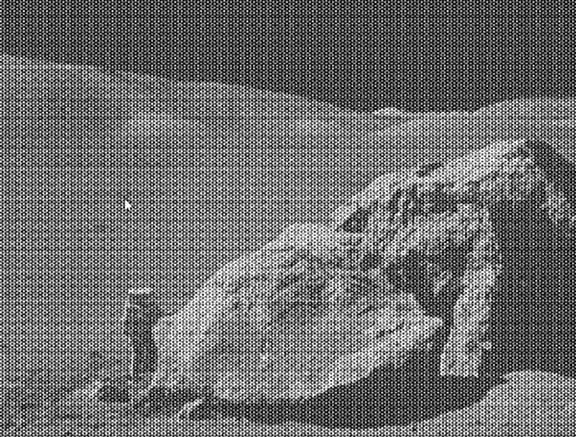
#> input picture 3-scipy/images/模糊图_fft傅里叶.jpg, 576 x 437 px
$ jupyter execute --allow-errors scipyLastCheckpoint.ipynb   (shell and % lines are left out)
#> lines starting #> are read from the running program, lines starting #| are printed output that depends on the picture
[cell 1]
import numpy as np
import scipy as sp

[cell 2]
sp.__version__ #查看属性 版本号

[cell 3]
np.__version__

[cell 4]
from scipy.fftpack import fft2,ifft2 #2是2维数据 inversef反转

[cell 5]
import matplotlib.pyplot as plt
#可以直接在console中显示图像

#> (a cell that did not finish here is left out)

#> (a cell that did not finish here is left out)

[cell 8]
moon = plt.imread('./images/模糊图_fft傅里叶.jpg')
#> moon is the input picture: shape (437, 576, 3); min 0, max 255, mean 109.4
plt.figure(figsize=(12,9))
plt.imshow(moon,cmap=plt.cm.gray) #显示图片  设置尺寸

[cell 9]
moon_fft = fft2(moon) #转换成频域,看波动情况
moon_fft #有正,父,虚数-0.j

[cell 10]
#所有数据波动的平值
np.abs(moon_fft).mean() #abs去掉虚数,负变正
#> Out = 715.1

[cell 11]
#大于10b倍的属于波动情况比较大,我们需要过滤掉
#就是 7000
cond = np.abs(moon_fft) >7000
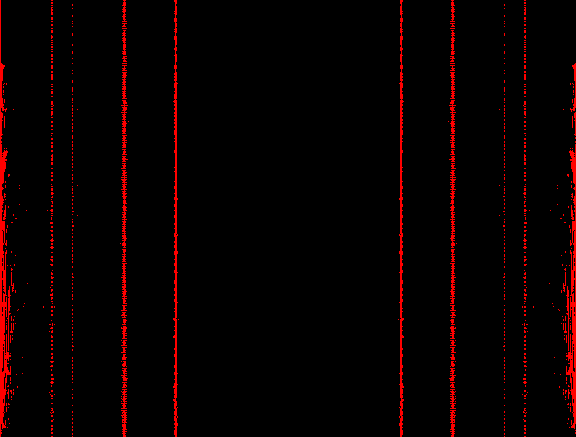
#> cond: shape (437, 576, 3) bool; mean of channels 0, 1, 2 0.0382, 0, 0; drawn as R, G, B
cond

[cell 12]
#过滤,重新赋值为常量0
moon_fft[cond] = 0
moon_fft

[cell 13]
#将频域,转换为时域
moon_result = ifft2(moon_fft)
moon_result

[cell 14]
#去虚数
moon2 = np.real(moon_result)
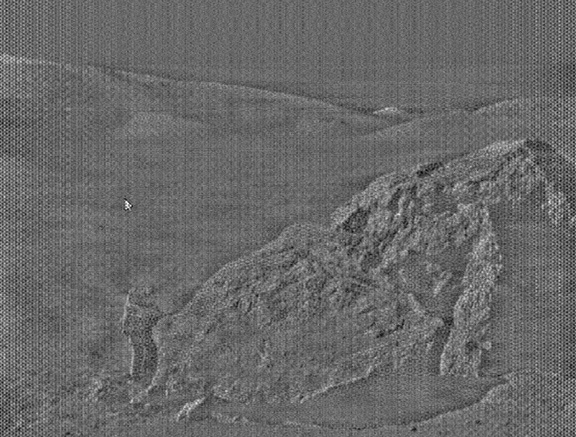
#> moon2: shape (437, 576, 3) float64; min -137.5, max 196.1, mean 0; drawn with min black and max white
moon2

[cell 15]
moon2.shape
#> Out = (437, 576, 3)

[cell 16]
plt.figure(figsize=(12,9))
plt.imshow(moon2+10,cmap=plt.cm.gray)
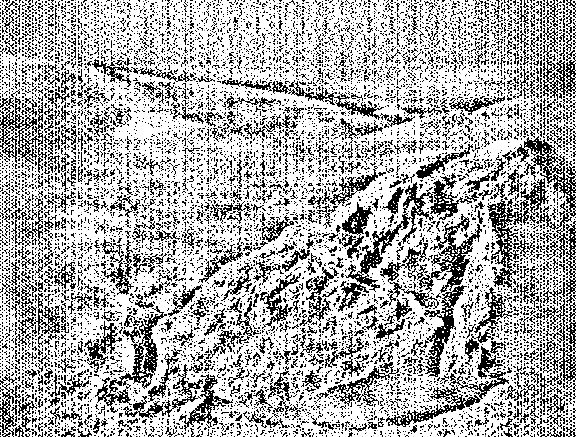
#> shown: shape (437, 576, 3) float64; min 0, max 1, mean 0.684

[cell 17]
moon3= np.abs(moon2)
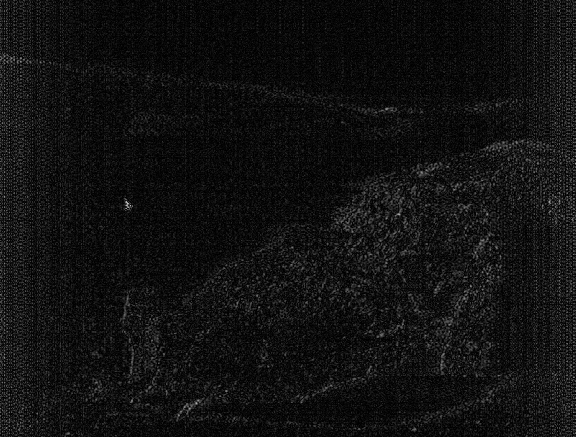
#> moon3: shape (437, 576, 3) float64; min 1.46e-05, max 196.1, mean 17.7
plt.imshow(moon3-20,cmap=plt.cm.gray)
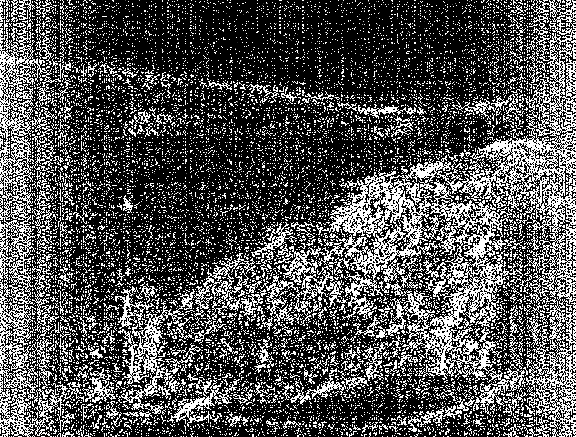
#> shown: shape (437, 576, 3) float64; min 0, max 1, mean 0.318

[cell 18]
#积分操作
#cricle
# X**2 + Y**2 = 1
# Y=(1-x**2)**0.5
c = lambda x:(1-x**2)**0.5
x = np.linspace(-1,1,100) #等差数列
y = c(x)
plt.figure(figsize=(5,5))
plt.plot(x,y) #上
plt.plot(x,-y) #下
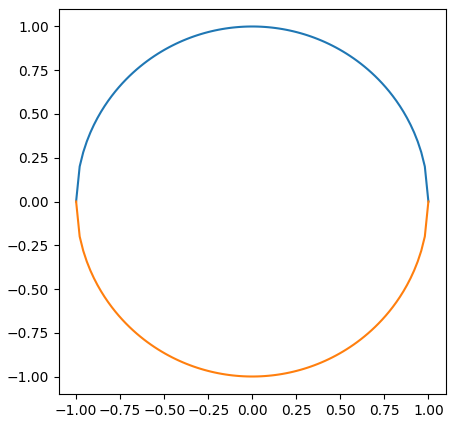
#> figure drawn by matplotlib, 1 panel; curve peaks at x = -0.0101, y = 1; curve peaks at x = -1, y = 0

[cell 19]
#圆周率  s = pi * r **2
# pi = s/(r**2)
# pi = s 面积
#求一个半圆的面积,
from scipy import integrate

[cell 20]
ret = integrate.quad(c,-1,1) #定积分

[cell 21]
1.5707963267948983*2

[cell 22]
ret

[cell 23]
ret*2

[cell 24]
from scipy import io

[cell 25]
moon2

[cell 26]
#scipy操作以及,misic操作图片
io.savemat('moon.mat',mdict={'moon':moon2})

#> (a cell that did not finish here is left out)

[cell 28]
#
from scipy import misc

#> (a cell that did not finish here is left out)

[cell 30]
import imageio

[cell 31]
cat = imageio.imread('./images/cat.jpg')
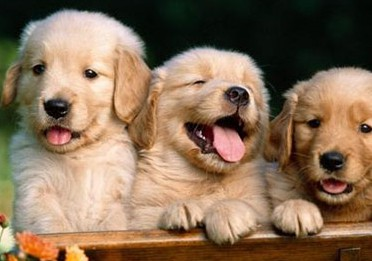
#> input picture 3-scipy/images/cat.jpg, 372 x 261 px
#> cat is the input picture: shape (261, 372, 3); mean R, G, B 137, 112, 87.8
cat

[cell 32]
plt.imshow(cat) #展示图片

#> (a cell that did not finish here is left out)

[cell 34]
from scipy import ndimage

#> (a cell that did not finish here is left out)

[cell 36]
'''
 value is as follows (see additional plots and details on
    :ref:`boundary modes <ndimage-interpolation-modes>`):

    'reflect' (`d c b a | a b c d | d c b a`)
        The input is extended by reflecting about the edge of the last
        pixel. This mode is also sometimes referred to as half-sample
        symmetric.

    'grid-mirror'
        This is a synonym for 'reflect'.

    'constant' (`k k k k | a b c d | k k k k`)
        The input is extended by filling all values beyond the edge with
        the same constant value, defined by the `cval` parameter. No
        interpolation is performed beyond the edges of the input.

    'grid-constant' (`k k k k | a b c d | k k k k`)
        The input is extended by filling all values beyond the edge with
        the same constant value, defined by the `cval` parameter. Interpolation
        occurs for samples outside the input's extent  as well.

    'nearest' (`a a a a | a b c d | d d d d`)
        The input is extended by replicating the last pixel.

    'mirror' (`d c b | a b c d | c b a`)
        The input is extended by reflecting about the center of the last
        pixel. This mode is also sometimes referred to as whole-sample
        symmetric.

    'grid-wrap' (`a b c d | a b c d | a b c d`)
        The input is extended by wrapping around to the opposite edge.

    'wrap' (`d b c d | a b c d | b c a b`)
        The input is extended by wrapping around to the opposite edge, but in a
        way such that the last point and initial point exactly overlap. In this
        case it is not well defined which sample will be chosen at the point of
        overlap.
'''
#> (the rest of this cell did not finish here and is left out)

#> (a cell that did not finish here is left out)

#> (a cell that did not finish here is left out)

#> (a cell that did not finish here is left out)

[cell 40]
#高斯分析,正太分布,概率不一样   会变模糊图片
moon5 = ndimage.gaussian_filter(moon,sigma= 5) #高斯滤波 处理图片: 滤波原理和misc的filter 都是卷积操作
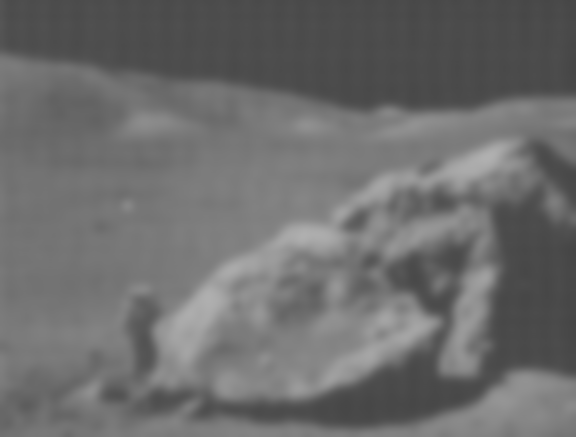
#> moon5: shape (437, 576, 3); min 69, max 176, mean 108.4
plt.imshow(moon5)

[cell 41]
#中值滤波 选中位数,让中位数代替 会逊色一些
moon6 = ndimage.median_filter(moon,size = 5)
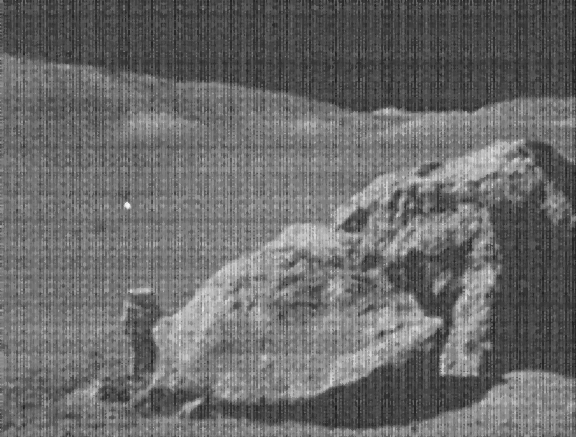
#> moon6: shape (437, 576, 3); min 23, max 247, mean 106.7
plt.imshow(moon6)
